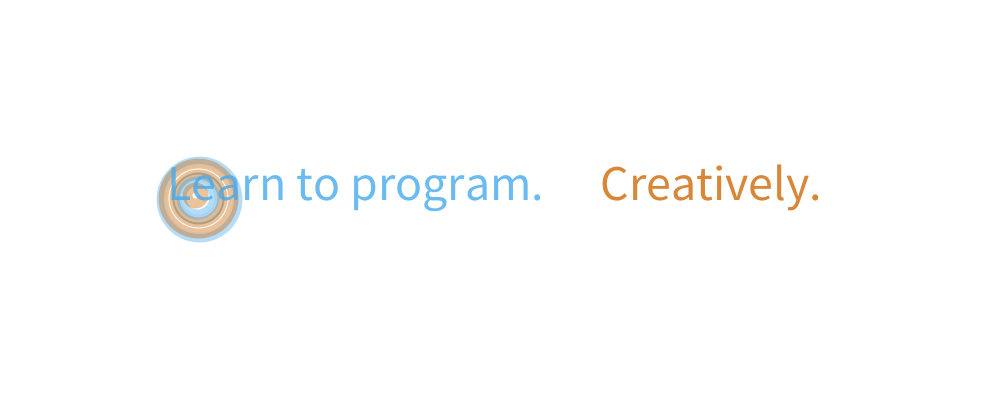
Frame 1 (no input)
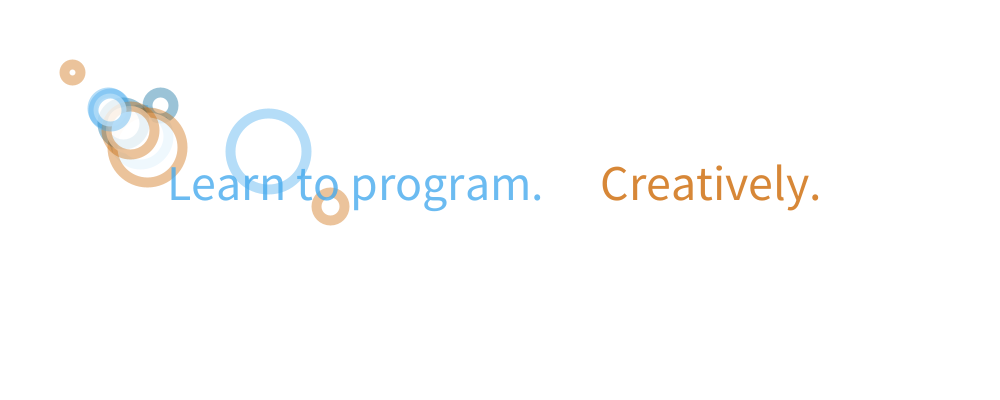
Frame 60 (the mouse pressed at the canvas centre just before this capture)
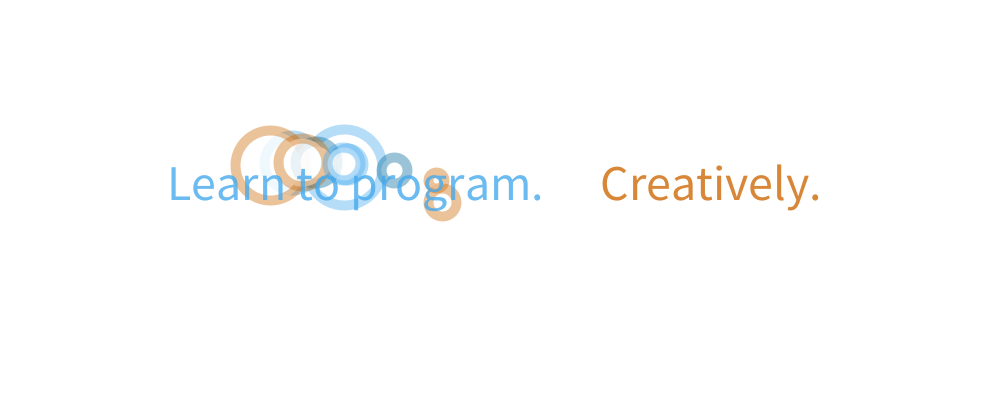
Frame 120 (the mouse held since frame 60 and released just before this capture)

The Processing sketch that drew these frames (run headless with seeded random() and noise(); from frame 60 on, the mouse is pressed at the canvas centre):

// Processing sketch: processing_26624
// ── processing_26624.pde

color lightBlue = color(66, 168, 237);
color darkBlue = color(0, 102, 153);
color orange = color(204, 102, 0);
int timer = 200;
int modVal = 1500;
int moveTime = 1475;
 
 
float x1=200;
float y1=200;
float randomX1 = width/2+10;
float randomY1 = height/2;
float size1=int(random(20/2,20*2*2));
float easing1 = 1/(size1*2);
 
float x2=200;
float y2=200;
float randomX2 = width/2;
float randomY2 = height/2;
float size2=int(random(20/2,20*2*2));
float easing2 = 1/(size2*2);
 
float x3=200;
float y3=200;
float randomX3 = width/2;
float randomY3 = height/2;
float size3=int(random(20/2,20*2*2));
float easing3 = 1/(size3*2);
 
float x4=200;
float y4=200;
float randomX4 = width/2;
float randomY4 = height/2;
float size4=int(random(20/2,20*2*2));
float easing4 = 1/(size4*2);
 
float x5=200;
float y5=200;
float randomX5 = width/2;
float randomY5 = height/2;
float size5=int(random(20/2,20*2*2));
float easing5 = 1/(size5*2);
 
float x6=200;
float y6=200;
float randomX6 = width/2;
float randomY6 = height/2;
float size6=int(random(20/2,20*2*2));
float easing6 = 1/(size6*2);
 
float x7=200;
float y7=200;
float randomX7 = width/2;
float randomY7 = height/2;
float size7=int(random(20/2,20*2*2));
float easing7 = 1/(size7*2);
 
float x8=200;
float y8=200;
float randomX8 = width/2;
float randomY8 = height/2;
float size8=int(random(20/2,20*2*2));
float easing8 = 1/(size8*2);
 
float x9=200;
float y9=200;
float randomX9 = width/2;
float randomY9 = height/2;
float size9=int(random(20/2,20*2*2));
float easing9 = 1/(size9*2);
 
float x10=200;
float y10=200;
float randomX10 = width/2;
float randomY10 = height/2;
float size10=int(random(20/2,20*2*2));
float easing10 = 1/(size10*2);
 
 
 
 
 
 
void setup() {
size(1000,400);
smooth();
fill(255,200);
}
 
void draw() {
background(255);
 
 
if (mousePressed){
    strokeWeight(10);
stroke(lightBlue,100);
 
  float m1 =(millis()%(1500+(timer*1)));
 
float targetX1 = mouseX;
float targetY1 = mouseY;
x1 += (targetX1 - x1) * easing1;
y1 += (targetY1 - y1) * easing1;
ellipse(x1, y1, size1, size1);
 if (m1>1475 +(timer*1)){
  randomX1 = random(width+(width/4));
  randomY1 = random(height+(height/4)); 
 }
 
 
   strokeWeight(10);
stroke(orange,100);
  float m2 =(millis()%(modVal +(timer*2)));
 
 
float targetX2 = mouseX;
float targetY2 = mouseY;
x2 += (targetX2 - x2) * easing2;
y2 += (targetY2 - y2) * easing2;
ellipse(x2, y2, size2, size2);
 if (m2>moveTime+(timer*2)){
  randomX2 = random(width+(width/4));
  randomY2 = random(height+(height/4)); 
 }
 
 
    strokeWeight(10);
stroke(lightBlue,100);
 
  float m3 =(millis()%(modVal +(timer*3)));
 
 
float targetX3 = mouseX;
float targetY3 = mouseY;
x3 += (targetX3 - x3) * easing3;
y3 += (targetY3 - y3) * easing3;
ellipse(x3, y3, size3, size3);
 if (m3>moveTime+(timer*3)){
  randomX3 = random(width+(width/4));
  randomY3 = random(height+(height/4)); 
 }
 
     strokeWeight(10);
stroke(darkBlue,100);
 
  float m4 =(millis()%(modVal +(timer*4)));
 
 
float targetX4 = mouseX;
float targetY4 = mouseY;
x4 += (targetX4 - x4) * easing4;
y4 += (targetY4 - y4) * easing4;
ellipse(x4, y4, size4, size4);
 if (m4>moveTime+(timer*4)){
  randomX4 = random(width+(width/4));
  randomY4 = random(height+(height/4)); 
 }
 
      strokeWeight(10);
stroke(orange,100);
 
  float m5 =(millis()%(modVal +(timer*5)));
 
 
float targetX5 = mouseX;
float targetY5 = mouseY;
x5 += (targetX5 - x5) * easing5;
y5 += (targetY5 - y5) * easing5;
ellipse(x5, y5, size5, size5);
 if (m5>moveTime+(timer*5)){
  randomX5 = random(width+(width/4));
  randomY5 = random(height+(height/4)); 
 }
     strokeWeight(10);
stroke(lightBlue,100);
 
  float m6 =(millis()%(modVal +(timer*6)));
 
 
float targetX6 = mouseX;
float targetY6 = mouseY;
x6 += (targetX6 - x6) * easing6;
y6 += (targetY6 - y6) * easing6;
ellipse(x6, y6, size6, size6);
 if (m6>moveTime+(timer*6)){
  randomX6 = random(width+(width/4));
  randomY6 = random(height+(height/4)); 
 }
     strokeWeight(10);
stroke(darkBlue,100);
 
  float m7 =(millis()%(modVal +(timer*7)));
 
 
float targetX7 = mouseX;
float targetY7 = mouseY;
x7 += (targetX7 - x7) * easing7;
y7 += (targetY7 - y7) * easing7;
ellipse(x7, y7, size7, size7);
 if (m7>moveTime+(timer*7)){
  randomX7 = random(width+(width/4));
  randomY7 = random(height+(height/4)); 
 }
     strokeWeight(10);
stroke(orange,100);
 
  float m8 =(millis()%(modVal +(timer*8)));
 
 
float targetX8 = mouseX;
float targetY8 = mouseY;
x8 += (targetX8 - x8) * easing8;
y8 += (targetY8 - y8) * easing8;
ellipse(x8, y8, size8, size8);
 if (m8>moveTime+(timer*8)){
  randomX8 = random(width+(width/4));
  randomY8 = random(height+(height/4)); 
 }
     strokeWeight(10);
stroke(lightBlue,100);
;
  float m9 =(millis()%(modVal +(timer*9)));
 
 
float targetX9 = mouseX;
float targetY9 = mouseY;
x9 += (targetX9 - x9) * easing9;
y9 += (targetY9 - y9) * easing9;
ellipse(x9, y9, size9, size9);
 if (m9>moveTime+(timer*9)){
  randomX9 = random(width+(width/4));
  randomY9 = random(height+(height/4)); 
 }
     strokeWeight(10);
stroke(orange,100);
 
  float m10 =(millis()%(modVal +(timer*10)));
 
 
float targetX10 = mouseX;
float targetY10 = mouseY;
x10 += (targetX10 - x10) * easing10;
y10 += (targetY10 - y10) * easing10;
ellipse(x10, y10, size10, size10);
 if (m10>moveTime+(timer*10)){
  randomX10 = random(width+(width/4));
  randomY10 = random(height+(height/4)); 
 }
 fill(255,200);

fill(lightBlue,200);
textSize(50);
text("Learn to program. ", width/2-(width/3), height/2); 
 fill(orange,200);
text("Creatively.", width/2+(width/10), height/2);
fill(255,200);
}
else {  strokeWeight(10);
stroke(lightBlue,100);
 
  float m1 =(millis()%(1500+(timer*1)));
 
float targetX1 = randomX1;
float targetY1 = randomY1;
x1 += (targetX1 - x1) * easing1;
y1 += (targetY1 - y1) * easing1;
ellipse(x1, y1, size1, size1);
 if (m1>1475 +(timer*1)){
  randomX1 = random(width+(width/4));
  randomY1 = random(height+(height/4)); 
 }
 
 
   strokeWeight(10);
stroke(orange,100);
  float m2 =(millis()%(modVal +(timer*2)));
 
 
float targetX2 = randomX2;
float targetY2 = randomY2;
x2 += (targetX2 - x2) * easing2;
y2 += (targetY2 - y2) * easing2;
ellipse(x2, y2, size2, size2);
 if (m2>moveTime+(timer*2)){
  randomX2 = random(width+(width/4));
  randomY2 = random(height+(height/4)); 
 }
 
 
    strokeWeight(10);
stroke(lightBlue,100);
 
  float m3 =(millis()%(modVal +(timer*3)));
 
 
float targetX3 = randomX3;
float targetY3 = randomY3;
x3 += (targetX3 - x3) * easing3;
y3 += (targetY3 - y3) * easing3;
ellipse(x3, y3, size3, size3);
 if (m3>moveTime+(timer*3)){
  randomX3 = random(width+(width/4));
  randomY3 = random(height+(height/4)); 
 }
 
     strokeWeight(10);
stroke(darkBlue,100);
 
  float m4 =(millis()%(modVal +(timer*4)));
 
 
float targetX4 = randomX4;
float targetY4 = randomY4;
x4 += (targetX4 - x4) * easing4;
y4 += (targetY4 - y4) * easing4;
ellipse(x4, y4, size4, size4);
 if (m4>moveTime+(timer*4)){
  randomX4 = random(width+(width/4));
  randomY4 = random(height+(height/4)); 
 }
 
      strokeWeight(10);
stroke(orange,100);
 
  float m5 =(millis()%(modVal +(timer*5)));
 
 
float targetX5 = randomX5;
float targetY5 = randomY5;
x5 += (targetX5 - x5) * easing5;
y5 += (targetY5 - y5) * easing5;
ellipse(x5, y5, size5, size5);
 if (m5>moveTime+(timer*5)){
  randomX5 = random(width+(width/4));
  randomY5 = random(height+(height/4)); 
 }
     strokeWeight(10);
stroke(lightBlue,100);
 
  float m6 =(millis()%(modVal +(timer*6)));
 
 
float targetX6 = randomX6;
float targetY6 = randomY6;
x6 += (targetX6 - x6) * easing6;
y6 += (targetY6 - y6) * easing6;
ellipse(x6, y6, size6, size6);
 if (m6>moveTime+(timer*6)){
  randomX6 = random(width+(width/4));
  randomY6 = random(height+(height/4)); 
 }
     strokeWeight(10);
stroke(darkBlue,100);
 
  float m7 =(millis()%(modVal +(timer*7)));
 
 
float targetX7 = randomX7;
float targetY7 = randomY7;
x7 += (targetX7 - x7) * easing7;
y7 += (targetY7 - y7) * easing7;
ellipse(x7, y7, size7, size7);
 if (m7>moveTime+(timer*7)){
  randomX7 = random(width+(width/4));
  randomY7 = random(height+(height/4)); 
 }
     strokeWeight(10);
stroke(orange,100);
 
  float m8 =(millis()%(modVal +(timer*8)));
 
 
float targetX8 = randomX8;
float targetY8 = randomY8;
x8 += (targetX8 - x8) * easing8;
y8 += (targetY8 - y8) * easing8;
ellipse(x8, y8, size8, size8);
 if (m8>moveTime+(timer*8)){
  randomX8 = random(width+(width/4));
  randomY8 = random(height+(height/4)); 
 }
     strokeWeight(10);
stroke(lightBlue,100);
;
  float m9 =(millis()%(modVal +(timer*9)));
 
 
float targetX9 = randomX9;
float targetY9 = randomY9;
x9 += (targetX9 - x9) * easing9;
y9 += (targetY9 - y9) * easing9;
ellipse(x9, y9, size9, size9);
 if (m9>moveTime+(timer*9)){
  randomX9 = random(width+(width/4));
  randomY9 = random(height+(height/4)); 
 }
     strokeWeight(10);
stroke(orange,100);
 
  float m10 =(millis()%(modVal +(timer*10)));
 
 
float targetX10 = randomX10;
float targetY10 = randomY10;
x10 += (targetX10 - x10) * easing10;
y10 += (targetY10 - y10) * easing10;
ellipse(x10, y10, size10, size10);
 if (m10>moveTime+(timer*10)){
  randomX10 = random(width+(width/4));
  randomY10 = random(height+(height/4)); 
 }
 fill(255,200);
fill(lightBlue,200);
textSize(50);
text("Learn to program. ", width/2-(width/3), height/2); 
 fill(orange,200);
text("Creatively.", width/2+(width/10), height/2);
fill(255,200);
}
}
